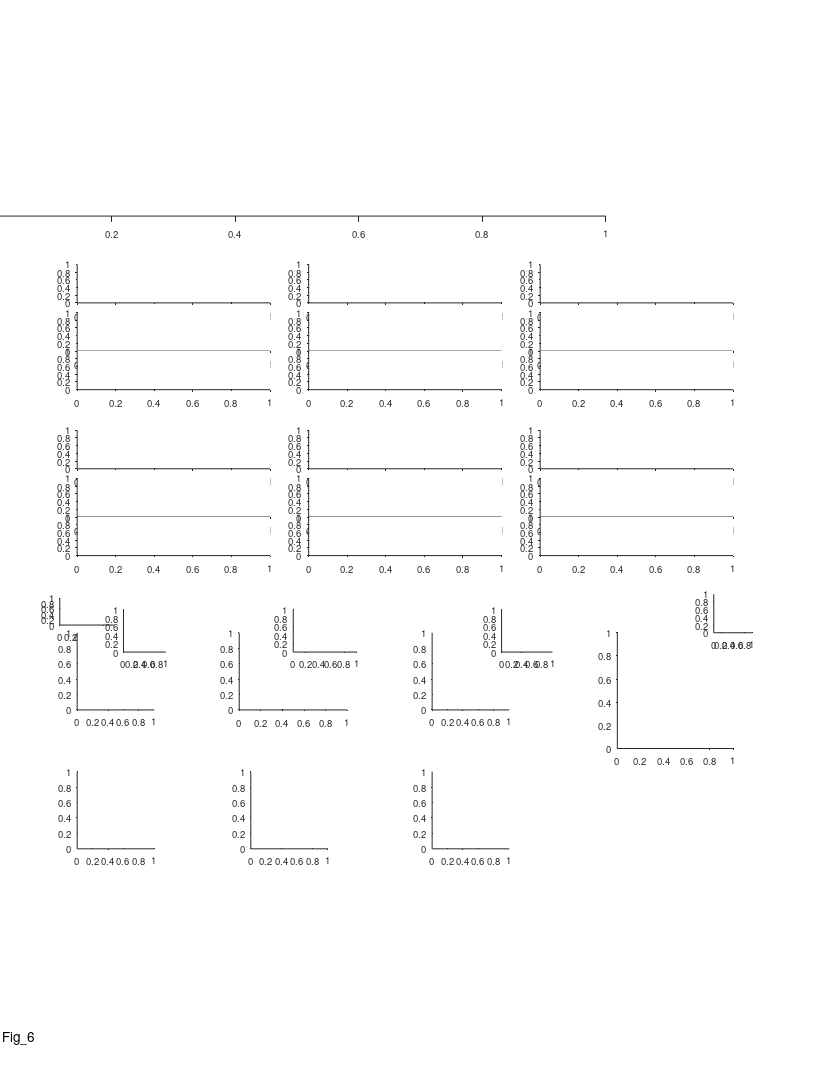

MATLAB code to generate this figure: (Note: this script raises an error after producing the figure.)
%% Large Scale - fig 6 - Lab born vs Wild bats
%%
clear 
clc

%% plotting options
field_speed_opt = 1;
% corr_type = 'pearson';
corr_type = 'spearman';
match_TT_pos = false;

% examples_option = 5; %1:5
hist_normalization_option = 'probability'; %count
hist_Yscale_option = 'log';

color_Lab = [0    0.75    0];%[0.4940    0.1840    0.5560];
color_Wild = [0.3 0.25 0.2];%color_wild = [0.65 0.6 0.65];
color_wild_text = [0.45 0.4 0.45];
Lab_alpha = 0.35;
Wild_alpha = 0.6;

%% add data folders to path
addpath('L:\processed_data_structs');

%% define output files
res_dir =  'L:\paper_figures';
mkdir(res_dir)
fig_name_str = 'Fig_6';
fig_caption_str = ' ';
log_name_str = [fig_name_str '_log_file' '.txt'];
log_name_str = strrep(log_name_str , ':', '-');
log_name_str = strrep(log_name_str , ' ', '_');
log_name_out = fullfile(res_dir, log_name_str);

%% open log file
diary off
diary(log_name_out)
diary on
disp('Log file');
disp(['created: ', datestr(clock)]);
disp('======================================================');
disp([fig_name_str ':' fig_caption_str]);   
disp('======================================================');
disp('');


%% create figure
% figure_size_cm = [21.0 29.7]; % ~A4
figure_size_cm = [21.6 27.9]; % ~US letter
figure ;
% Some WYSIWYG options:
set(gcf,'DefaultAxesFontSize',7);
set(gcf,'DefaultAxesFontName','helvetica');
set(gcf,'DefaultAxesUnits','centimeters');
set(gcf,'PaperType','usletter')
% set(gcf,'PaperType','<custom>');
set(gcf,'PaperUnits','centimeters','PaperPosition',[0 0 figure_size_cm]);
set(gcf,'PaperOrientation','portrait');
set(gcf,'Units','centimeters','Position',get(gcf,'paperPosition')+[0 0 0 0]); % position on screen...
set(gcf, 'Renderer', 'painters');
set(groot, 'defaultAxesTickDir', 'out');
set(groot,  'defaultAxesTickDirMode', 'manual');
annotation('textbox', [0.5 1 0 0], 'String',fig_name_str, 'HorizontalAlignment','center','Interpreter','none', 'FitBoxToText','on');

pause(0.2); % workaround to solve matlab automatically changing the axes positions...

% create panels

% panel_A    = axes('position', [ 1.5  22.3  12  2]); %before comments from the authors
panel_A    = axes('position', [ -0.3  22.3  16  2.3]); 

panel_B_size_raster = [5 1];
panel_B_size_FR_map = [5 1];
panel_B_pos = [2 13.5];
panel_B = [];
for ii=1:3
    for jj=1:2
        offset_x = (ii-1)*6;
        offset_y = (jj-1)*4.3;
        offset = panel_B_pos + [offset_x offset_y];
        panel_B(ii,jj,1) = axes('position', [offset+[0 2.25] panel_B_size_FR_map]);
        panel_B(ii,jj,2) = axes('position', [offset+[0 1   ] panel_B_size_raster]);
        panel_B(ii,jj,3) = axes('position', [offset+[0 0   ] panel_B_size_raster]);
    end
end
% panel_A = permute(panel_A,[2 1 3]);
panel_B = panel_B(:,2:-1:1,:);
panel_B = reshape(panel_B,[6 3]);

lab_wild_legend = axes('position', [1.55 11.7 1.4 0.7]);

panels_size = [2 2];
panel_C    = axes('position', [ 2    9.5  panels_size           ]);
panel_D    = axes('position', [ 6.2  9.5  panels_size.*[1.4 1]  ]);
panel_E    = axes('position', [ 11.2    9.5  panels_size           ]);
panel_F = axes('position', [ 2.0  5.9 panels_size          ]);
panel_G = axes('position', [ 6.5  5.9 panels_size          ]);
panel_H = axes('position', [ 11.2  5.9 panels_size          ]);
panel_I = axes('position', [ 16  8.5  3  3 ]);
panel_I_legend = axes('position', [18.5 11.5 1 1]);
% panel_I_legend = axes('position', [19.4 10.5 1 1]);
% panel_I = axes('position', [ 1.6  2.5   panels_size.*[1.4 1]          ]);
% panel_J = axes('position', [ 6.25  2.5   panels_size.*[1.4 1]          ]);
% panel_K = axes('position', [ 10.8  2.5  panels_size.*[1.4 1]          ]);

inset_size = [1.1 1.1];
panel_C_inset    = axes('position', [ 3.2    11  inset_size           ]);
panel_D_inset    = axes('position', [ 7.6    11  inset_size.*[1.5 1]  ]);
panel_E_inset    = axes('position', [ 13   11  inset_size.*[1.2 1]           ]);

%%
prm = PARAMS_GetAll();

%% Block Diagram

% Block_diagram_filename = 'Block_diagram_revised_lioraVersion.PNG';
Block_diagram_filename = 'L:\resources\Block_diagram_revised_lioraVersion.PNG';
axes(panel_A);
image = imread(Block_diagram_filename);
imshow(image(:,:,1:3));
text(-0.035,0.9, 'A', 'Units','normalized','FontWeight','bold');


%% load population data - directly from the "per-cell" structs
% prm = PARAMS_GetAll();
% cells_t = DS_get_cells_summary();
% bats = [9845, 102, 194];
% cells_t(~ismember(cells_t.bat, bats ),:) = [];
% cells_t([cells_t.remove]==1,:) = [];%cells chosen to remove because of repititions between days
% cells = cellfun(@(c)(cell_load_data(c,'details')), cells_t.cell_ID, 'UniformOutput',0);
% cells = [cells{:}];
% cells = [cells.details];
% cells(~contains({cells.brain_area}, 'CA1')) = [];
% cells(~ismember([cells.ClusterQuality], [2])) = [];
% % remove cells based on FR:
% cells = cellfun(@(c)(cell_load_data(c,'details','meanFR')), {cells.cell_ID}, 'UniformOutput',0);
% cells = [cells{:}];
% cells_details = [cells.details];
% cells_ID = {cells_details.cell_ID};
% meanFR = [cells.meanFR];
% cells_ID([meanFR.all]>prm.inclusion.interneuron_FR_thr)=[];
% % remove non-signif cells:
% cells = cellfun(@(c)(cell_load_data(c,'details','signif')), cells_ID, 'UniformOutput',0);
% cells = [cells{:}];
% signif = cat(1,cells.signif);
% signif = arrayfun(@(x)(x.TF), signif);
% signif = any(signif,2);
% cells_ID(~signif) = [];
% 
% clear cells stats cells_details cells_t
% cells = cellfun(@(c)(cell_load_data(c,'details','stats','meanFR','inclusion','signif','fields','FR_map','FE')), cells_ID, 'UniformOutput',0);
% cells = [cells{:}];
% save('Cells_lab.mat','cells');

%% load the data - from the total pre-compiled big struct for all cells
cells_lab = load('cells_lab.mat');
cells_lab = cells_lab.cells;
cells_lab_IDs = arrayfun(@(x)(x.cell_ID), cat(1,cells_lab.details), 'UniformOutput', false);

cells_details = load('cells_details_updated_TT_pos.mat');
cells_details = cells_details.cells;
cells = load('cells_bat_200m.mat');
cells = cells.cells;
for ii_cell = 1:length(cells)
    cells(ii_cell).details = cells_details(ii_cell).details; %updated TT pos
end
cells_wild = cells;

if match_TT_pos
    % remove cells based on TT position:
    details_lab = cat(1,cells_lab.details);
    details_wild = cat(1,cells_wild.details);
    TT_pos_proximodistal_prc_lab = arrayfun(@(x)(x.TT_pos_proximodistal_prc), details_lab);
    TT_pos_proximodistal_prc_wild = arrayfun(@(x)(x.TT_pos_proximodistal_prc), details_wild);
    
    max_lab = prctile(TT_pos_proximodistal_prc_lab,98);
    min_lab = prctile(TT_pos_proximodistal_prc_lab,2);
    max_wild = prctile(TT_pos_proximodistal_prc_wild,98);
    min_wild = prctile(TT_pos_proximodistal_prc_wild,2);
    
    TT_desired_pos = [max(min_wild,min_lab),min(max_wild,max_lab)];
    
    IX_desired_pos_lab = and(TT_pos_proximodistal_prc_lab>=TT_desired_pos(1), ...
        TT_pos_proximodistal_prc_lab<=TT_desired_pos(2));
%     cells_ID(~IX_desired_pos_lab) = [];
%     cells = cellfun(@(c)(cell_load_data(c,'details','stats','meanFR','stats','inclusion','signif','fields','FR_map','FE')), cells_ID, 'UniformOutput',0);
%     cells_lab = [cells{:}];
    cells_lab(~IX_desired_pos_lab) = [];

    IX_desired_pos_wild = and(TT_pos_proximodistal_prc_wild>=TT_desired_pos(1), ...
        TT_pos_proximodistal_prc_wild<=TT_desired_pos(2));
    cells_wild(~IX_desired_pos_wild) = [];
end

%% FR map + rasters - 6 examples
cell_examples = {
            'b0194_d180516_TT4_SS04';
            'b0194_d180508_TT1_SS01';
            'b0194_d180611_TT4_SS01';
            'b0194_d180513_TT2_SS02';
            'b0102_d171012_TT4_SS01';
            'b0194_d180612_TT4_SS02'};

if 1
for ii_cell = 1:length(cell_examples)
    %%
    example_IX = find(strcmp(cells_lab_IDs,cell_examples{ii_cell}));
    cell = cells_lab(example_IX);
    
%     cell_ID = cell_examples{ii_cell};
%     cell = cell_load_data(cell_ID,'details','FR_map','fields','stats','FE');
    c = prm.graphics.colors.flight_directions;
    
    % map+fields
    axes(panel_B(ii_cell, 1));
    cla
    hold on
    maps=[cell.FR_map.all];
    x = maps(1).bin_centers;
    y = cat(1,maps.PSTH);
    m = round(max(y(:)));
    ylimits = [0 m+1];
    % low-speed area
    area_lowerval = ylimits(1) - 0.23*range(ylimits);
    area_upperval = ylimits(1) - 1e-2*range(ylimits);
    area([4 cell.stats.all.valid_speed_pos(1)]    , repelem(area_upperval,2), area_lowerval, 'FaceColor',0.7*[1 1 1],'EdgeColor','none','ShowBaseLine','off','Clipping','off');
    area([cell.stats.all.valid_speed_pos(2) 194], repelem(area_upperval,2), area_lowerval, 'FaceColor',0.7*[1 1 1],'EdgeColor','none','ShowBaseLine','off','Clipping','off');
    h=plot(x,y);
    [h.Color] = disperse(c);
    box off
    h=gca;
    h.TickDir = 'out';
    h.XTick = [];
    h.YTick = [0 m];
    h.YLim = ylimits;
    h.XLim = [0 200];
    
    % fields
    dir_offsets = [-0.1 -0.17]+0.015;
    for ii_dir=1:2
        fields = cell.fields{ii_dir};
        if isfield(fields,'in_low_speed_area')
            fields([fields.in_low_speed_area])=[];
        end
        for ii_field = 1:length(fields)
            
            [xaf,yaf] = ds2nfu(fields(ii_field).edges_prc, repelem(dir_offsets(ii_dir)*range(h.YLim),2));
            annotation('line',xaf,yaf,'Linewidth', 2, 'Color', c{ii_dir});
        end
    end
    
    
    % cell details
    cell_num_str_pos_x   = [0.50 0.50 0.50 0.50 0.50 0.50];
    cell_num_str_pos_y   = [1.05 1.05 1.05 1.05 1.05 1.05];
    cell_stats_str_pos_x = [0.95 0.95 0.95 0.97 0.95 0.95];
    cell_stats_str_pos_y = [1.2 1.05 1.07 1.15  1.06 1.05]+0.05;
%     h = text(cell_num_str_pos_x(ii_cell), cell_num_str_pos_y(ii_cell), cell_ID,...
%         'Units','normalized','HorizontalAlignment','center','VerticalAlignment','bottom','FontSize',8);
%     h.Interpreter='none';
    text(cell_num_str_pos_x(ii_cell), cell_num_str_pos_y(ii_cell), "Cell "+ ii_cell,...
        'Units','normalized','HorizontalAlignment','center','VerticalAlignment','bottom','FontSize',8);
    switch ii_cell
        case {1,2,3,4,5,6,7,8}
            cell_stats_str = {  sprintf('max=%.1fm', cell.stats.all.field_largest);...
                                sprintf('min=%.1fm', cell.stats.all.field_smallest);...
                                sprintf('ratio=%.1f', cell.stats.all.field_ratio_LS);...
%                                 sprintf('Iso dis=%.1f', cell.stats.all.IsoDist);...
                             };
            text(cell_stats_str_pos_x(ii_cell), cell_stats_str_pos_y(ii_cell)-0*0.23, cell_stats_str{1},...
                'Units','normalized','HorizontalAlignment','center','VerticalAlignment','Top','FontSize',6);
            text(cell_stats_str_pos_x(ii_cell), cell_stats_str_pos_y(ii_cell)-1*0.23, cell_stats_str{2},...
                'Units','normalized','HorizontalAlignment','center','VerticalAlignment','Top','FontSize',6);
            text(cell_stats_str_pos_x(ii_cell), cell_stats_str_pos_y(ii_cell)-2*0.23, cell_stats_str{3},...
                'Units','normalized','HorizontalAlignment','center','VerticalAlignment','Top','FontSize',6);
%             text(cell_stats_str_pos_x(ii_cell), cell_stats_str_pos_y(ii_cell)-3*0.23, cell_stats_str{4},...
%                 'Units','normalized','HorizontalAlignment','center','VerticalAlignment','Top','FontSize',6);
        case 9
            cell_stats_str = {  sprintf('single field=%.1fm', cell.fields{1}.width_prc) };
            text(cell_stats_str_pos_x(ii_cell), cell_stats_str_pos_y(ii_cell)-0*0.23, cell_stats_str{1},...
                'Units','normalized','HorizontalAlignment','center','VerticalAlignment','Top','FontSize',6);
    end
    
    % rasters
    FEs = [cell.FE];
    for ii_dir=1:2
        axes(panel_B(ii_cell, ii_dir+1));
        cla
        FE = FEs{ii_dir};
        x = [FE.spikes_pos];
        [FE.number2] = disperse(1:length(FE));
        y = arrayfun(@(FE)(FE.number2*ones(1,FE.num_spikes)),FE,'UniformOutput',0);
        y = [y{:}];
        plot(x,y,'.','Color',c{ii_dir},'MarkerSize',0.05);
        box off
        h=gca;
        m = length(FE);
        h.YTick = [1 m];
        h.XLim = [0 200];
        h.YLim = [0 m+1];
        switch ii_dir
            case 1
                h.XTick = [];
                h.YTickLabel = {'',num2str(m)};
            case 2
                h.XTick = 0:50:200;
                h.XRuler.TickLabelGapOffset = -2;
                h.YTickLabel = {'1',num2str(m)};
                h.TickDir = 'out';
        end
    end
    % fields num (here to be above the 
    for ii_dir=1:2
        fields = cell.fields{ii_dir};
        if isfield(fields,'in_low_speed_area')
            fields([fields.in_low_speed_area])=[];
        end
        dir_offsets =2.05+[0.18 0];
        text(1.05, dir_offsets(ii_dir), num2str(length(fields)), 'Units','normalized', 'Color', c{ii_dir},...
            'HorizontalAlignment','right', 'VerticalAlignment','middle','FontSize',6);
    end
end

%% add x/y labels for specific panels
for ii = [4 5 6]
    axes(panel_B(ii, 3));
    xlabel('Position (m)', 'Units','normalized','Position',[0.5 -0.35]);
end
for ii = [1 4]
    axes(panel_B(ii, 3));
%     ylabel('Time (min)',   'Units','normalized','Position',[-0.1 1]);
    ylabel('Flight no.',   'Units','normalized','Position',[-0.1 1]);
    axes(panel_B(ii, 1));
    ylabel({'Firing rate';'(Hz)'},   'Units','normalized','Position',[-0.07 0.42]);
end
axes(panel_B(1, 1));
text(-0.25,1.6, 'B', 'Units','normalized','FontWeight','bold');


%% add direction arrows
arrow_x = 0.1 +[0 0.05];
arrow_y = repelem(0.815,2);
clear h
h(1)=annotation('arrow',arrow_x,      arrow_y+0.008,  'Color', prm.graphics.colors.flight_directions{1});
h(2)=annotation('arrow',flip(arrow_x),arrow_y      ,  'Color', prm.graphics.colors.flight_directions{2});
[h.HeadWidth] = disperse([5 5]);
[h.HeadLength] = disperse([5 5]);

end







% % % % % % % % % % % % % % % % % % % % % % % % % % % % % % % % % % % % % % 

%% legend:
axes(lab_wild_legend);
cla
box off
hax = gca;
h_app = annotation('rectangle',[0 0.3 0.25 0.25],'color', 'k', 'FaceColor',color_Lab, 'FaceAlpha',Lab_alpha, 'LineWidth', 0.01);
h_app.Parent = hax;
h_dis = annotation('rectangle',[0 0.7 0.25 0.25],'color','k', 'FaceColor',0.5*[1 1 1], 'LineWidth', 0.01);
h_dis.Parent = hax;
text(0.32,0.45,'Lab', 'HorizontalAlignment','left','FontSize',7);
text(0.32,0.85,'Wild', 'HorizontalAlignment','left','FontSize',7);
hax.Visible = 'off';

%% panel C - field count histogram
axes(panel_C);
cla
hold on
text(-0.6,1.25, 'C', 'Units','normalized','FontWeight','bold');
nFields_lab = nan(2,length(cells_lab));
for ii_dir = 1:2
    for ii_cell = 1:length(cells_lab)
        cell = cells_lab(ii_cell);
        % check signif per direction
        if ~cell.signif(ii_dir).TF
            continue;
        end
        nFields_lab(ii_dir,ii_cell) = cell.stats.dir(ii_dir).field_num;
    end
end
nFields_lab = nFields_lab(:);
nFields_lab(isnan(nFields_lab)) = [];

nFields_wild = nan(2,length(cells_wild));
for ii_dir = 1:2
    for ii_cell = 1:length(cells_wild)
        cell = cells_wild(ii_cell);
        % check signif per direction
        if ~cell.signif(ii_dir).TF
            continue;
        end
        nFields_wild(ii_dir,ii_cell) = cell.stats.dir(ii_dir).field_num;
    end
end
nFields_wild = nFields_wild(:);
nFields_wild(isnan(nFields_wild)) = [];

h = histogram(nFields_wild(:));
h.FaceColor = 0.5*[1 1 1];
h.BinEdges = 0.5+[0:20];
h.Data(h.Data > h.BinLimits(2)) = h.BinLimits(2);
h.Normalization = hist_normalization_option;

h = histogram(nFields_lab(:));
h.FaceColor = color_Lab;
h.FaceAlpha = Lab_alpha;
h.BinEdges = 0.5+[0:20];
h.Normalization = hist_normalization_option;
h.Data(h.Data > h.BinLimits(2)) = h.BinLimits(2);
xlabel({'No. of fields per direction'},'Units','normalized','Position',[0.5 -0.18]);
ha = gca;
ha.YScale = hist_Yscale_option;
ha.XLim = [0 h.BinLimits(2)];
ha.XTick = [0:10:30];
% % ha.XLim = [0 35];
% % ha.YLim = [0 40];
% % ha.XTick = [0:5:35];
% % ha.YTick = [0 40];
ha.TickDir='out';
ha.TickLength = [0.03 0.03];
switch hist_normalization_option
    case 'count'
        ylim([0.7e0 1.4e2])
        ha.YTick = [1 10 100];
        ha.YTickLabel = {'10 ^0';'10 ^1';'10 ^2'};
        ylabel('No. of cells', 'Units','normalized','Position',[-0.28 0.5])
    case 'probability'
        if strcmp(hist_Yscale_option,'log')
            ylim([0.001 0.5])
            ha.YTick = [0.01 0.1];
            ha.YTickLabel = {'10^{-2}';'10^{-1}'};
        else
            ylim([0 0.2])
            ha.YTick = [0 0.2];
        end
        ylabel('Fraction of cells', 'Units','normalized','Position',[-0.33 0.5])
end
ha.XRuler.TickLabelGapMultiplier = -0.3;
ha.YRuler.TickLabelGapMultiplier = 0.001;

%% panel C Inset
axes(panel_C_inset);
cla
hold on
h = histogram(nFields_wild(:));
h.FaceColor = 0.5*[1 1 1];
h.BinEdges = 0.5+[0:20];
h.Data(h.Data > h.BinLimits(2)) = h.BinLimits(2);
h.Normalization = hist_normalization_option;

h = histogram(nFields_lab(:));
h.FaceColor = color_Lab;
h.FaceAlpha = Lab_alpha;
h.BinEdges = 0.5+[0:20];
h.Normalization = hist_normalization_option;
h.Data(h.Data > h.BinLimits(2)) = h.BinLimits(2);
ha = gca;
ha.YScale = 'Linear';
ha.XLim = [0 h.BinLimits(2)];
ha.XTick = [0 10 20];
ha.TickDir='out';
ha.TickLength = [0.03 0.03];
ylim([0 0.2])
ha.YTick = [0 0.1 0.2];
ha.XRuler.TickLabelGapMultiplier = -0.3;
ha.YRuler.TickLabelGapMultiplier = 0.001;

%% panel F - field count bars
axes(panel_F);
cla
hold on
text(-0.6,1.15, 'F', 'Units','normalized','FontWeight','bold');

% [~,P_KS] = kstest2(nFields_lab(:), nFields_wild(:));
% text(1.5,0.8, sprintf('P_{KS} = %.02f',P_KS),'Units','normalized','FontSize',7,'HorizontalAlignment','right');
% [~,P_ttest] = ttest2(nFields_lab(:), nFields_wild(:));
[P_wilcoxon,~,wilcoxon_stats] = ranksum(nFields_lab(:), nFields_wild(:));

nFields_lab_noNans = nFields_lab(:); nFields_lab_noNans(isnan(nFields_lab_noNans)) = [];
nFields_wild_noNans = nFields_wild(:); nFields_wild_noNans(isnan(nFields_wild_noNans)) = [];
% text(1,0.8, sprintf('N = %d',length(nFields_lab_noNans)),'Units','normalized','FontSize',7,'HorizontalAlignment','right','color',color_Lab);
% text(1,0.7, sprintf('N = %d',length(nFields_wild_noNans)),'Units','normalized','FontSize',7,'HorizontalAlignment','right','color',0.5*[1 1 1]);

% % bar version:
% x = [1,2];
% y = [mean(nFields_lab_noNans(:)),mean(nFields_wild_noNans(:))];
% hb = bar(x,y);
% hb.FaceColor = 'flat';
% hb.CData = [color_Lab; 0.5*[1 1 1]];
% sem_lab = std(nFields_lab_noNans(:))/sqrt(length(nFields_lab_noNans(:)));
% sem_wild = std(nFields_wild_noNans(:))/sqrt(length(nFields_wild_noNans(:)));
% 
% he=errorbar(x,y,[sem_lab sem_wild]);
% he.CapSize = 2;
% he.LineStyle = 'none';
% he.Color = 'k';
% h=gca;
% h.XTick = [1 2];
% h.XTickLabels = {'Lab','Wild'};
% h.TickLength = [0.03 0.03];

% boxplot version:
plot_boxplot(nFields_lab_noNans,nFields_wild_noNans,gca,[0 0.75 0],[0.5 0.5 0.5])
h = gca;
h.XTickLabels = {'Lab','Wild'};
h.TickLength = [0.03 0.03];


ylabel({'No. of fields', 'per direction'}, 'Units','normalized','Position',[-0.22 0.5])
h.XRuler.TickLabelGapMultiplier = -0.2;
h.YRuler.TickLabelGapMultiplier = -0.05;

text(1.4,0.85, sprintf('P = %.02f',P_wilcoxon),'Units','normalized','FontSize',7,'HorizontalAlignment','right');

%% panel D - field size histogram
axes(panel_D);
cla
hold on
text(-0.37,1.25, 'D', 'Units','normalized','FontWeight','bold');
fields_size_lab = [];
for ii_dir = 1:2
    for ii_cell = 1:length(cells_lab)
        cell = cells_lab(ii_cell);
        if ~cell.signif(ii_dir).TF % check signif per direction
            continue;
        end
        fields = cell.fields{ii_dir};
        fields([fields.in_low_speed_area]) = []; % remove fields in low speed area
        fields_size_lab = [fields_size_lab fields.width_prc];
    end
end
fields_size_wild = [];
for ii_dir = 1:2
    for ii_cell = 1:length(cells_wild)
        cell = cells_wild(ii_cell);
        if ~cell.signif(ii_dir).TF % check signif per direction
            continue;
        end
        fields = cell.fields{ii_dir};
        fields([fields.in_low_speed_area]) = []; % remove fields in low speed area
        fields_size_wild = [fields_size_wild fields.width_prc];
    end
end
h = histogram(fields_size_wild);
h.FaceColor = 0.5*[1 1 1];
% h.NumBins = 33;
h.BinWidth = 1;
h.Normalization = hist_normalization_option;
h = histogram(fields_size_lab);
h.FaceColor = color_Lab;
h.FaceAlpha = Lab_alpha;
% h.NumBins = 33;
h.BinWidth = 1;
h.Normalization = hist_normalization_option;
ha=gca;
ha.YScale = hist_Yscale_option;
xlabel('Field size (m)','Units','normalized','Position',[0.5 -0.18]);
ha = gca;
% % ha.XLim = [0 35];
% ha.YLim = [0.8 300];
% % ha.XTick = [0:5:35];
switch hist_normalization_option
    case 'count'
        ylim([0.8 300])
        ha.YTick = [1 10 100];
        ha.YTickLabel = {'10 ^0';'10 ^1';'10 ^2'};
        ylabel('Counts', 'Units','normalized','Position',[-0.28 0.5])
    case 'probability'
        if strcmp(hist_Yscale_option,'log')
            ylim([0.0005 0.5])
            ha.YTick = [0.001 0.01 0.1];
            ha.YTickLabel = {'10^{-3}';'10^{-2}';'10^{-1}'};
        else
            ylim([0 0.25])
            ha.YTick = [0 0.25];
        end
        ylabel('Fraction of fields', 'Units','normalized','Position',[-0.23 0.5])
end
ha.TickDir='out';
ha.TickLength = [0.03 0.03];
ha.XRuler.TickLabelGapMultiplier = -0.3;
ha.YRuler.TickLabelGapMultiplier = 0.001;

%% panel D Inset
axes(panel_D_inset);
cla
hold on

h = histogram(fields_size_wild);
h.FaceColor = 0.5*[1 1 1];
h.BinWidth = 1;
h.Normalization = hist_normalization_option;
h = histogram(fields_size_lab);
h.FaceColor = color_Lab;
h.FaceAlpha = Lab_alpha;
h.BinWidth = 1;
h.Normalization = hist_normalization_option;
ha=gca;
ha.YScale = 'linear';
ha = gca;
ylim([0 0.3])
ha.XLim = [0 20];
ha.XTick = [0 10 20];
ha.YTick = [0 0.15 0.3];
ha.TickDir='out';
ha.TickLength = [0.03 0.03];
ha.XRuler.TickLabelGapMultiplier = -0.3;
ha.YRuler.TickLabelGapMultiplier = 0.001;

%% panel G - field size bars
axes(panel_G);
cla
hold on
text(-0.45,1.15, 'G', 'Units','normalized','FontWeight','bold');

% % bar plot version:
% x = [1,2];
% y = [mean(fields_size_lab),mean(fields_size_wild)];
% hb = bar(x,y);
% hb.FaceColor = 'flat';
% hb.CData = [color_Lab; 0.5*[1 1 1]];
% sem_lab = std(fields_size_lab)/sqrt(length(fields_size_lab));
% sem_wild = std(fields_size_wild)/sqrt(length(fields_size_wild));
% 
% he=errorbar(x,y,[sem_lab sem_wild]);
% he.CapSize = 2;
% he.LineStyle = 'none';
% he.Color = 'k';
% h=gca;
% h.XTick = [1 2];
% h.XTickLabels = {'Lab','Wild'};
% h.TickLength = [0.03 0.03];
% h.YLim = [0,7];

% boxplot version:
plot_boxplot(fields_size_lab,fields_size_wild,gca,[0 0.75 0],[0.5 0.5 0.5])
h = gca;
h.XTickLabels = {'Lab','Wild'};
h.TickLength = [0.03 0.03];
h.YLim = [0,10];

ylabel('Field size (m)', 'Units','normalized','Position',[-0.22 0.5])

% [~,P_KS] = kstest2(fields_size_lab, fields_size_wild);
% text(1.7,0.8, sprintf('P_{KS} = %0.2e',P_KS),'Units','normalized','FontSize',7,'HorizontalAlignment','right');
% text(1,0.8, sprintf('N = %d',length(fields_size_lab)),'Units','normalized','FontSize',7,'HorizontalAlignment','right','color',color_Lab);
% text(1,0.7, sprintf('N = %d',length(fields_size_wild)),'Units','normalized','FontSize',7,'HorizontalAlignment','right','color',0.5*[1 1 1]);
% [~,P_ttest] = ttest2(fields_size_lab, fields_size_wild);
% text(1.2,1, sprintf('P_{T} = %0.00e',P_ttest),'Units','normalized','FontSize',7,'HorizontalAlignment','right');
[P_wilcoxon,~,wilcoxon_stats] = ranksum(fields_size_lab, fields_size_wild);
text(1.5,0.85, sprintf('P = %0.00e',P_wilcoxon),'Units','normalized','FontSize',7,'HorizontalAlignment','right');
% [~,P_ttest_log] = ttest2(log(fields_size_lab), log(fields_size_wild));
% text(1.7,0.6, sprintf('P_{T(log)} = %0.00e',P_ttest_log),'Units','normalized','FontSize',7,'HorizontalAlignment','right');

h.XRuler.TickLabelGapMultiplier = -0.2;
h.YRuler.TickLabelGapMultiplier = -0.05;

%% panel E - field ratio (largest/smallest)
axes(panel_E);
cla
hold on
text(-0.55,1.25, 'E', 'Units','normalized','FontWeight','bold');
LS_field_ratio_all_lab = nan(1,length(cells_lab));
LS_field_ratio_dir = nan(2,length(cells_lab));
for ii_cell = 1:length(cells_lab)
    cell = cells_lab(ii_cell);
    % pooled stats - check at least one direction is signif
    if any([cell.signif.TF])
        LS_field_ratio_all_lab(ii_cell) = cell.stats.all.field_ratio_LS;
    end
    % per dir stats - check signif per direction
    for ii_dir = 1:2
        if cell.signif(ii_dir).TF 
            LS_field_ratio_dir(ii_dir,ii_cell) = cell.stats.dir(ii_dir).field_ratio_LS;
        end
    end
end
LS_field_ratio_all_lab(isnan(LS_field_ratio_all_lab)) = [];

LS_field_ratio_all_wild = nan(1,length(cells_wild));
LS_field_ratio_dir = nan(2,length(cells_wild));
for ii_cell = 1:length(cells_wild)
    cell = cells_wild(ii_cell);
    % pooled stats - check at least one direction is signif
    if any([cell.signif.TF])
        LS_field_ratio_all_wild(ii_cell) = cell.stats.all.field_ratio_LS;
    end
    % per dir stats - check signif per direction
    for ii_dir = 1:2
        if cell.signif(ii_dir).TF 
            LS_field_ratio_dir(ii_dir,ii_cell) = cell.stats.dir(ii_dir).field_ratio_LS;
        end
    end
end
LS_field_ratio_all_wild(isnan(LS_field_ratio_all_wild)) = [];

nBinEdges = 9;
edges = logspace(0,log10(25),nBinEdges);
clear h

h(1) = histogram(LS_field_ratio_all_wild);
h(1).BinEdges = edges;
h(1).FaceColor = 0.5*[1 1 1];
h(1).Normalization = hist_normalization_option;

h(2) = histogram(LS_field_ratio_all_lab);
h(2).BinEdges = edges;
h(2).FaceColor = color_Lab;
h(2).FaceAlpha = Lab_alpha;
h(2).Normalization = hist_normalization_option;
ha=gca;
ha.YScale = hist_Yscale_option;
ha.XScale = 'log';
ha.XLim = [0 27];
% % ha.YLim = [0 10];
% % ha.YLim = [7e-1 120];
% ha.YLim = [0.7 max(h(1).Values)*1.1];
% % ha.XTick = [0:5:35];
ha.XTick = [1 2 5 10 20];
ha.TickDir='out';
ha.TickLength = [0.03 0.03];
switch hist_normalization_option
    case 'count'
        ha.YLim = [0.7 max(h(1).Values)*1.1];
        ha.YTick = [1 10 100];
        ha.YTickLabel = {'10 ^0';'10 ^1';'10 ^2'};
        ylabel('No. of cells', 'Units','normalized','Position',[-0.24 0.5])
    case 'probability'
        if strcmp(hist_Yscale_option,'log')
            ylim([0.002 0.5])
            ha.YTick = [0.01 0.1];
            ha.YTickLabel = {'10^{-2}';'10^{-1}'};
        else
            ylim([0 0.3])
            ha.YTick = [0 0.3];
        end
        ylabel('Fraction of cells', 'Units','normalized','Position',[-0.33 0.5])
end
ha.XRuler.TickLabelGapMultiplier = -0.35;
ha.YRuler.TickLabelGapMultiplier = 0.001;
xlabel({'Field size ratio';'largest/smallest'},'Units','normalized','Position',[0.5 -0.17]);

%% panel E Inset
axes(panel_E_inset);
cla
hold on
clear h

h(1) = histogram(LS_field_ratio_all_wild);
h(1).BinEdges = edges;
h(1).FaceColor = 0.5*[1 1 1];
h(1).Normalization = hist_normalization_option;

h(2) = histogram(LS_field_ratio_all_lab);
h(2).BinEdges = edges;
h(2).FaceColor = color_Lab;
h(2).FaceAlpha = Lab_alpha;
h(2).Normalization = hist_normalization_option;
ha=gca;
ha.YScale = 'linear';
ha.XScale = 'log';
ha.XLim = [0 27];
ha.XTick = [1 2 5 20];
ha.TickDir='out';
ha.TickLength = [0.03 0.03];
ylim([0 0.3])
ha.YTick = [0 0.15 0.3];
ha.XRuler.TickLabelGapMultiplier = -0.35;
ha.YRuler.TickLabelGapMultiplier = 0.001;

%% panel H - field ratio bars (largest/smallest)
axes(panel_H);
cla
hold on
text(-0.55,1.15, 'H', 'Units','normalized','FontWeight','bold');

LS_field_ratio_lab_noNans = LS_field_ratio_all_lab(~isnan(LS_field_ratio_all_lab));
LS_field_ratio_wild_noNans = LS_field_ratio_all_wild(~isnan(LS_field_ratio_all_wild));

% % % bar version:
% % x = [1,2];
% % y = [mean(LS_field_ratio_lab_noNans),mean(LS_field_ratio_wild_noNans)];
% % hb = bar(x,y);
% % hb.FaceColor = 'flat';
% % hb.CData = [color_Lab; 0.5*[1 1 1]];
% % sem_lab = std(LS_field_ratio_lab_noNans)/sqrt(length(LS_field_ratio_lab_noNans));
% % sem_wild = std(LS_field_ratio_wild_noNans)/sqrt(length(LS_field_ratio_wild_noNans));
% % 
% % he=errorbar(x,y,[sem_lab sem_wild]);
% % he.CapSize = 2;
% % he.LineStyle = 'none';
% % he.Color = 'k';
% % h=gca;
% % h.XTick = [1 2];
% % h.XTickLabels = {'Lab','Wild'};
% % h.TickLength = [0.03 0.03];
% % h.YLim = [0,6];

% boxplot version:
plot_boxplot(LS_field_ratio_lab_noNans,LS_field_ratio_wild_noNans,gca,[0 0.75 0],[0.5 0.5 0.5])
h = gca;
h.XTickLabels = {'Lab','Wild'};
h.TickLength = [0.03 0.03];

ylabel({'Field size ratio';'largest/smallest'}, 'Units','normalized','Position',[-0.17 0.5])

% [~,P_KS] = kstest2(LS_field_ratio_all_lab, LS_field_ratio_all_wild);
% text(1.5,0.8, sprintf('P_{KS} = %.02f',P_KS),'Units','normalized','FontSize',7,'HorizontalAlignment','right');
% LS_field_ratio_lab_noNans = LS_field_ratio_all_lab(~isnan(LS_field_ratio_all_lab));
% LS_field_ratio_wild_noNans = LS_field_ratio_all_wild(~isnan(LS_field_ratio_all_wild));
% text(1,0.8, sprintf('N = %d',length(LS_field_ratio_lab_noNans)),'Units','normalized','FontSize',7,'HorizontalAlignment','right','color',color_Lab);
% text(1,0.7, sprintf('N = %d',length(LS_field_ratio_wild_noNans)),'Units','normalized','FontSize',7,'HorizontalAlignment','right','color',0.5*[1 1 1]);
% [~,P_ttest] = ttest2(LS_field_ratio_all_lab, LS_field_ratio_all_wild);
% text(1.2,1, sprintf('P_{T} = %.02f',P_ttest),'Units','normalized','FontSize',7,'HorizontalAlignment','right');
[P_wilcoxon,~,wilcoxon_stats] = ranksum(LS_field_ratio_all_lab, LS_field_ratio_all_wild);
text(1.4,0.85, sprintf('P = %.02f',P_wilcoxon),'Units','normalized','FontSize',7,'HorizontalAlignment','right');

h.XRuler.TickLabelGapMultiplier = -0.2;
h.YRuler.TickLabelGapMultiplier = -0.05;

%% panel I - plot TT positions (only with signif cells!)
axes(panel_I);
cla
hold on
text(-0.3,1.18, 'I', 'Units','normalized','FontWeight','bold');

pop_signif_wild = cat(1,cells_wild.signif);
pop_signif_TF_wild = arrayfun(@(x)(x.TF), pop_signif_wild);
signif_wild_at_least_one_dir_IX = any(pop_signif_TF_wild,2);
pop_details_wild = cat(1,cells_wild.details);
pop_details_wild(~signif_wild_at_least_one_dir_IX) = [];
[TT_ID_wild, IX] = unique({pop_details_wild(:).TT_ID});
TT_pos_PD_wild = [pop_details_wild(IX).TT_pos_proximodistal_prc];
TT_pos_Long_wild = [pop_details_wild(IX).TT_pos_longitudinal_prc];
scatter(TT_pos_PD_wild*100, TT_pos_Long_wild*100, 5, [0.5 0.5 0.5]);

pop_signif_lab = cat(1,cells_lab.signif);
pop_signif_TF_lab = arrayfun(@(x)(x.TF), pop_signif_lab);
signif_lab_at_least_one_dir_IX = any(pop_signif_TF_lab,2);
pop_details_lab = cat(1,cells_lab.details);
pop_details_lab(~signif_lab_at_least_one_dir_IX) = [];
[TT_ID_lab, IX] = unique({pop_details_lab(:).TT_name});
TT_pos_PD_lab = [pop_details_lab(IX).TT_pos_proximodistal_prc];
TT_pos_Long_lab = [pop_details_lab(IX).TT_pos_longitudinal_prc];
% move 2 TTs which are exactely on top of a wild TT:
TT_pos_PD_lab(1) = TT_pos_PD_lab(1)-0.01;
TT_pos_Long_lab(1) = TT_pos_Long_lab(1)+0.001;
TT_pos_PD_lab(4) = TT_pos_PD_lab(4)-0.01;
TT_pos_Long_lab(4) = TT_pos_Long_lab(4)+0.001;

scatter(TT_pos_PD_lab*100, TT_pos_Long_lab*100, 5, color_Lab);

xlim([0 100])
ylim([16 22]);
set(gca,'ytick',16:2:22);
xlabel('Proximo-distal axis (%)');
ylabel('Longitudinal axis (%)');

%% legend panel
axes(panel_I_legend);
cla
hold on
prm = PARAMS_GetAll();
scatter(0,2,10,[0.5 0.5 0.5]);
scatter(0,1,10,color_Lab);
text(0+0.2, 2, 'Wild', 'FontSize',7,'HorizontalAlignment','Left');
text(0+0.2, 1, 'Lab', 'FontSize',7,'HorizontalAlignment','Left');
xlim([0 1]);
ylim([0 3]);
set(gca,'Visible','off');



%% print/save the figure
% fig_name_out = fullfile(res_dir, sprintf('%s__corr_%s_%d_paramset_%d',fig_name_str,corr_type,field_speed_opt,prm.parmaset));
% fig_name_out = fullfile(res_dir, sprintf('%s__example%d',fig_name_str,examples_option));
% if match_TT_pos
%     fig_name_out = fullfile(res_dir, sprintf('%s_revised_nan_corrected',[fig_name_str '_match_TT_pos']));
% else
%     fig_name_out = fullfile(res_dir, sprintf('%s_revised_',fig_name_str));
% end
fig_name_out = fullfile(res_dir, fig_name_str);

print(gcf, fig_name_out, '-dpdf', '-cmyk', '-painters');
% print(gcf, fig_name_out, '-dtiff', '-cmyk', '-painters');
% saveas(gcf , fig_name_out, 'fig');
disp('figure was successfully saved to pdf/tiff/fig formats');
